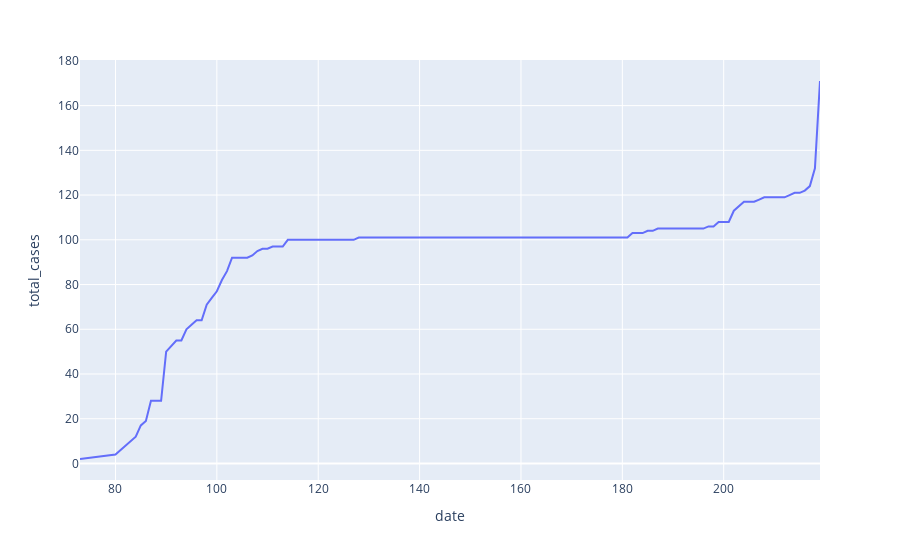

Source (notebook cell):
### Code cell
#irisdf.set_index(['date'],inplace=True)
irisdf.values.reshape(-1, 1)
fig = px.line(irisdf, x='date', y='total_cases')
fig.show()
first_col = irisdf['date']
#first_col.reshape(-1, 1)
second_col = irisdf['total_cases']
#second_col.reshape(-1, 1)

diabetes_X_train = first_col[:-100]
diabetes_X_test = first_col[-100:]
diabetes_Y_train =second_col[:-100]
diabetes_Y_test = second_col[-100:]
# Create linear regression object
regr = LinearRegression()

# Train the model using the training sets
regr.fit(diabetes_X_train, diabetes_Y_train)

# Make predictions using the testing set
diabetes_Y_pred = regr.predict(diabetes_X_test)

# The coefficients
print('Coefficients: \n', regr.coef_)
# The mean squared error
print('Mean squared error: %.2f'
      % mean_squared_error(diabetes_Y_test, diabetes_y_pred))
# The coefficient of determination: 1 is perfect prediction
print('Coefficient of determination: %.2f'
      % r2_score(diabetes_Y_test, diabetes_y_pred))

# Plot outputs
plt.scatter(diabetes_X_test, diabetes_Y_test,  color='black')
plt.plot(diabetes_X_test,diabetes_Y_pred, color='blue', linewidth=3)

plt.xticks(())
plt.yticks(())

plt.show()
#diabetes_X.dtype

### Figure 1 — Plotly figure (JSON) as saved in the notebook; plotly's stock layout.template omitted (floating-point values rounded to 4 significant figures; data arrays with more than 128 entries replaced by an {"elided": "..."} marker saying what was removed)
{"data": [{"hovertemplate": "date=%{x}<br>total_cases=%{y}<extra></extra>", "legendgroup": "", "line": {"color": "#636efa", "dash": "solid"}, "mode": "lines", "name": "", "orientation": "v", "showlegend": false, "type": "scatter", "x": {"elided": "137 int values"}, "xaxis": "x", "y": {"elided": "137 int values"}, "yaxis": "y"}], "layout": {"legend": {"tracegroupgap": 0}, "margin": {"t": 60}, "xaxis": {"anchor": "y", "domain": [0, 1], "title": {"text": "date"}}, "yaxis": {"anchor": "x", "domain": [0, 1], "title": {"text": "total_cases"}}}}
